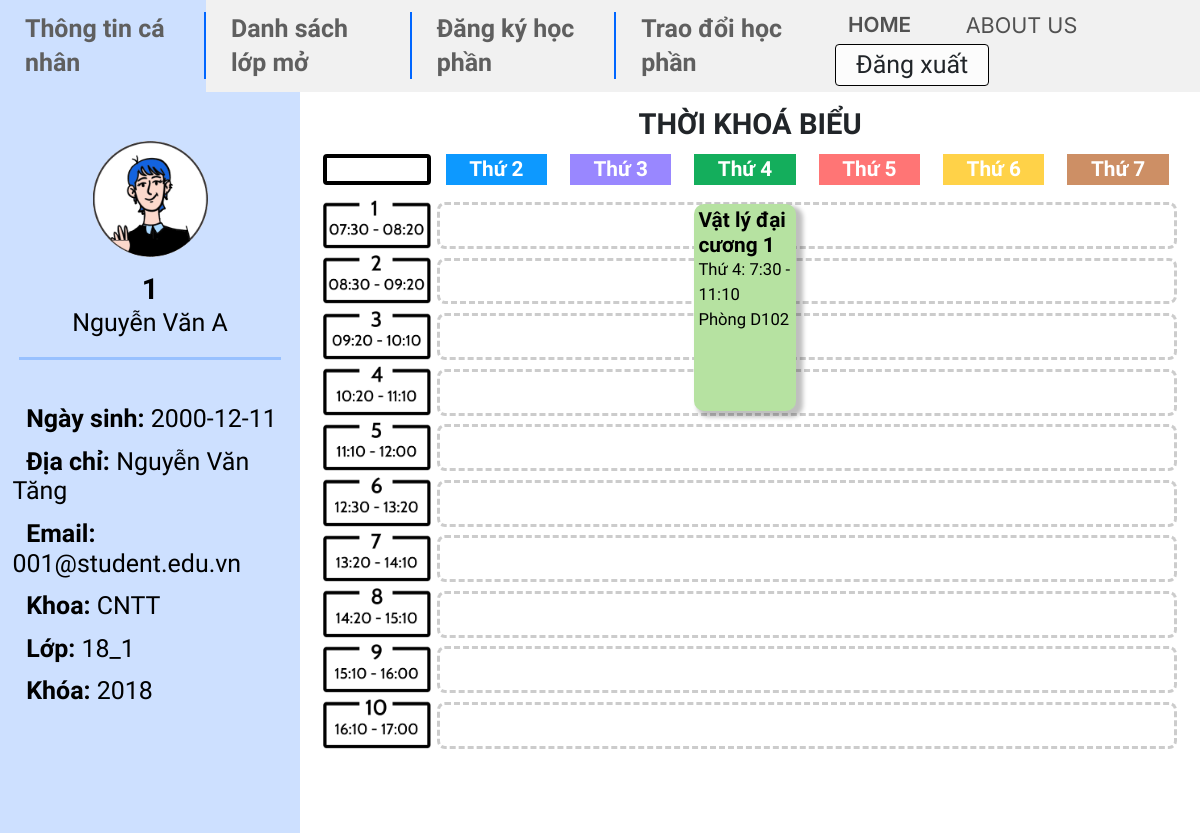
Screenshot of /mvc/views/ProfilePage.php (signed in) with the database file from the repository.
### tables this page shows
CREATE TABLE `student` (
  `ID` int(11) NOT NULL,
  `username` varchar(45) NOT NULL,
  `password` varchar(100) NOT NULL,
  `faculty` int(11) NOT NULL,
  `class` int(11) NOT NULL,
  `school_year` year(4) NOT NULL,
  `fullname` varchar(100) NOT NULL,
  `email` varchar(45) NOT NULL,
  `address` varchar(100) DEFAULT NULL,
  `date_of_birth` date DEFAULT NULL,
  `max_credits` int(11) NOT NULL
);

CREATE TABLE `faculty` (
  `ID` int(11) NOT NULL,
  `name` varchar(100) NOT NULL
);

CREATE TABLE `class` (
  `ID` int(11) NOT NULL,
  `name` varchar(45) NOT NULL,
  `school_year` year(4) NOT NULL,
  `faculty` int(11) NOT NULL
);

CREATE TABLE `course` (
  `ID` int(11) NOT NULL,
  `name` varchar(100) NOT NULL,
  `credits` int(11) NOT NULL,
  `faculty` int(11) DEFAULT NULL
);

CREATE TABLE `available_course_info` (
  `period_id` int(11) NOT NULL,
  `course_id` int(11) NOT NULL,
  `class_id` int(11) NOT NULL,
  `room` varchar(45) NOT NULL,
  `max_student` int(11) NOT NULL,
  `start_period` int(11) NOT NULL,
  `end_period` int(11) NOT NULL,
  `start_date` datetime DEFAULT NULL,
  `day` int(11) DEFAULT NULL
);

### mvc/views/ProfilePage.php (the view, shortened to what this page needs)
<?php
include "../config/db_connect.php";
$sql = "select s.fullname, s.school_year, s.email, s.address, s.date_of_birth, f.name as f_name, c.name as cl_name
from student s inner join faculty f on s.faculty = f.ID
inner join class c on s.class = c.ID
where s.ID = " . $_SESSION['student_id'];
$query = $conn->query($sql);
$query->setFetchMode(PDO::FETCH_ASSOC);
$row = $query->fetch();
$sql2 = "select c.name as name, aci.day, hour(sc1.start_time) sh, minute(sc1.start_time) sm, hour(sc2.end_time) eh, minute(sc2.end_time) em, aci.room
from enrollment e inner join available_course_info aci on e.period_id = aci.period_id and e.course_id = aci.course_id and e.class_id = aci.class_id
inner join course c on e.course_id = c.ID
inner join schedule sc1 on aci.start_period = sc1.period
inner join schedule sc2 on aci.end_period = sc2.period
where e.period_id = 1 and e.student_id = " . $_SESSION['student_id'] . " order by aci.day asc";
function visualize_schedule($rowdata, $day) {
  $n = count($rowdata);
  for ($i = 0; $i < $n; $i++) {
    if ($rowdata[$i]['day'] == $day) {
      echo '
        <div
          class="session session-'. ($day - 1) * 2 - 1 . ' track-'. $day - 1 .'"
          style="grid-column: track-' . $day - 1 . '; grid-row: time-'. sprintf("%02d", $rowdata[$i]["sh"]) .''. sprintf("%02d", $rowdata[$i]["sm"]). ' / time-'.sprintf("%02d", $rowdata[$i]["eh"]).''.sprintf("%02d", $rowdata[$i]["em"]).'
          "
        >
        <h3 class="session-title">'. $rowdata[$i]["name"] . '</h3>
        <span class="session-time">Thứ '. $rowdata[$i]["day"] .': ' .$rowdata[$i]["sh"] .':' . $rowdata[$i]["sm"] .' - '. $rowdata[$i]["eh"] .':' . $rowdata[$i]["em"] .'</span>
        <span class="session-room">Phòng '. $rowdata[$i]["room"] .' </span>
      </div>
      ';
    }
  }
}
?>
<!DOCTYPE html>
<html lang="en">
  <head>
    <link href="https://cdn.jsdelivr.net/npm/bootstrap@5.2.3/dist/css/bootstrap.min.css" rel="stylesheet"/>
    <link href="../../public/css/ProfilePage.css" rel="stylesheet" />
  </head>
  <body>
    <div class="container-fluid h-100">
      <div class="row h-100">
        <div class="col-3 bg-primary">
          <img src="../../public/img/avatar_Profile.png" class="avatar"/>
          <h2 class="text-center MSSV"><?php echo $_SESSION['student_id']; ?></h2>
          <h3 class="text-center StName"><?php echo $row['fullname'];?></h3>
          <hr class="split-line" />
          <div class="container info-container">
            <span class="info-title">Ngày sinh: </span>
            <span class="info"><?php echo $row['date_of_birth'];?></span>
            <br /><br />
            <span class="info-title">Địa chỉ: </span>
            <span class="info"><?php echo $row['address'] ;?></span>
            <br /><br />
            <span class="info-title">Email: </span>
            <span class="info"><?php echo $row['email'] ;?></span>
            <br /><br />
            <span class="info-title">Khoa: </span>
            <span class="info"><?php echo $row['f_name'] ;?></span>
            <br /><br />
            <span class="info-title">Lớp: </span>
            <span class="info"><?php echo $row['cl_name'] ;?></span>
            <br /><br />
            <span class="info-title">Khóa: </span>
            <span class="info"><?php echo $row['school_year'] ;?></span>
            <br /><br />
          </div>
        </div>
        <?php
          $query = $conn->query($sql2);
          $query->setFetchMode(PDO::FETCH_ASSOC);
          $row = $query->fetchAll();
          ?>
        <div class="col-9">
          <div class="container-schedule" style="max-height: calc(100vh-7rem);">
            <h2 class="schedule-heading">THỜI KHOÁ BIỂU</h2>
            <div class="schedule" aria-labelledby="schedule-heading">
              <span
                class="track-slot-empty"
                aria-hidden="true"
                style="grid-row: tracks"
              ></span>
              <span
                class="track-slot1"
                aria-hidden="true"
                style="grid-column: track-1; grid-row: tracks"
                >Thứ 2</span
              >
              <span
                class="track-slot2"
                aria-hidden="true"
                style="grid-column: track-2; grid-row: tracks"
                >Thứ 3</span
              >
              <span
                class="track-slot3"
                aria-hidden="true"
                style="grid-column: track-3; grid-row: tracks"
                >Thứ 4</span
              >
              <span
                class="track-slot4"
                aria-hidden="true"
                style="grid-column: track-4; grid-row: tracks"
                >Thứ 5</span
              >
              <span
                class="track-slot5"
                aria-hidden="true"
                style="grid-column: track-5; grid-row: tracks"
                >Thứ 6</span
              >
              <span
                class="track-slot6"
                aria-hidden="true"
                style="grid-column: track-6; grid-row: tracks"
                >Thứ 7</span
              >
              <img src="../../public/img/Tiet1.png" alt="" class="time-slot" style="grid-row: time-0730">
              <img src="../../public/img/Tiet2.png" alt="" class="time-slot" style="grid-row: time-0830">
              <img src="../../public/img/Tiet3.png" alt="" class="time-slot" style="grid-row: time-0920">
              <img src="../../public/img/Tiet4.png" alt="" class="time-slot" style="grid-row: time-1020">
              <img src="../../public/img/Tiet5.png" alt="" class="time-slot" style="grid-row: time-1110">
              <img src="../../public/img/Tiet6.png" alt="" class="time-slot" style="grid-row: time-1230">
              <img src="../../public/img/Tiet7.png" alt="" class="time-slot" style="grid-row: time-1320">
              <img src="../../public/img/Tiet8.png" alt="" class="time-slot" style="grid-row: time-1420">
              <img src="../../public/img/Tiet9.png" alt="" class="time-slot" style="grid-row: time-1510">
              <img src="../../public/img/Tiet10.png" alt="" class="time-slot" style="grid-row: time-1610">
              <div
                class="session track-bg"
                style="
                  grid-column: track-1-start / track-6-end;
                  grid-row: time-0730 / time-0830;
                "
              ></div>
              <div
                class="session track-bg"
                style="
                  grid-column: track-1-start / track-6-end;
                  grid-row: time-0830 / time-0920;
                "
              ></div>
              <div
                class="session track-bg"
                style="
                  grid-column: track-1-start / track-6-end;
                  grid-row: time-0920 / time-1020;
                "
              ></div>
              <div
                class="session track-bg"
                style="
                  grid-column: track-1-start / track-6-end;
                  grid-row: time-1020 / time-1110;
                "
              ></div>
              <div
                class="session track-bg"
                style="
                  grid-column: track-1-start / track-6-end;
                  grid-row: time-1110 / time-1230;
                "
              ></div>
              <div
                class="session track-bg"
                style="
                  grid-column: track-1-start / track-6-end;
                  grid-row: time-1230 / time-1320;
                "
              ></div>
              <div
                class="session track-bg"
                style="
                  grid-column: track-1-start / track-6-end;
                  grid-row: time-1320 / time-1420;
                "
              ></div>
              <div
                class="session track-bg"
                style="
                  grid-column: track-1-start / track-6-end;
                  grid-row: time-1420 / time-1510;
                "
              ></div>
              <div
                class="session track-bg"
                style="
                  grid-column: track-1-start / track-6-end;
                  grid-row: time-1510 / time-1610;
                "
              ></div>
              <div
                class="session track-bg"
                style="
                  grid-column: track-1-start / track-6-end;
                  grid-row: time-1610;
                "
              ></div>
              <?php visualize_schedule($row, 4);?>
            </div>
          </div>
        </div>
      </div>
    </div>
  </body>
</html>

### public/css/ProfilePage.css (style rules this page uses)
.bg-secondary { background-color: #f1f1f1!important; }
.bg-primary { background-color: #cde0ff !important; }
.avatar { display: block; width: 40%; max-width: 300px; margin-top: 6rem; margin-left: auto; margin-right: auto; margin-bottom: 1.8rem; }
.MSSV { color: black; font-family: "Cabin", sans-serif; font-weight: 700; font-size: 3.5rem; margin-bottom: 0.1rem; }
.StName { color: black; font-family: "Cabin", sans-serif; font-weight: 400; font-size: 3rem; line-height: 3.6rem; margin-bottom: 2.3rem; }
.split-line { height: 3px; margin: 0px 1.5rem 5.3rem 1.5rem; color: #0066ff; background-color: #0066ff; }
.info-title { color: black; font-family: "Cabin", sans-serif; font-weight: 600; font-size: 3rem; line-height: 3.6rem; margin-left: 5%; }
.info { color: black; font-family: "Cabin", sans-serif; font-weight: 400; font-size: 3rem; line-height: 3.6rem; }
.info-container { margin: 0 auto; }
.row .col-3 { max-width: 800px; overflow: hidden; overflow-wrap: break-word; }
.row .col-9 { max-width: 3000px; }
@media screen and (min-width: 850px) { .schedule-heading { font-size: 5rem; line-height: 6rem; margin-top: 3rem; } }
@media screen and (min-width: 850px) { .schedule { margin: 0 2rem; display: grid; grid-gap: 0.75rem; grid-template-rows: [tracks] auto [time-0730] 1fr [time-0830] 1fr [time-0920] 1fr [time-1020] 1fr [time-1110] 1fr [time-1230] 1fr [time-1320] 1fr [time-1420] 1fr [time-1510] 1fr [time-1610] 1fr; grid-template-columns: [times] 13rem [track-1-start] 1fr [track-1-end track-2-start] 1fr [track-2-end track-3-start] 1fr [track-3-end track-4-start] 1fr [track-4-end track-5-start] 1fr [track-5-end track-6-start] 1fr [track-6-end]; } }
@media screen and (min-width: 850px) { .time-slot { object-fit: cover; width: 100%; max-height: 100%; } }
.time-slot { grid-column: times; }
.track-slot1, .track-slot2, .track-slot3, .track-slot4, .track-slot5, .track-slot6 { display: none; }
.schedule-heading { width: 100%; text-align: center; font-family: "Cabin", sans-serif; font-weight: 700; font-size: 3.5rem; line-height: 4rem; margin-top: 2rem; }
.session { overflow: hidden; margin-bottom: 1rem; padding: 0.5rem; border-radius: 2px; font-size: 1.4rem; }
.session-time, .session-room { display: block; font-family: "Cabin"; font-weight: 400; font-size: 2rem; color: black; }
.session-title, .time-slot { margin: 0; }
.session-title { display: block; font-family: "Cabin"; font-weight: 600; font-size: 2.5rem; color: black; }
.track-3 { margin: 0.5rem 1rem !important; box-shadow: 5px 4px 4px 2px rgba(0, 0, 0, 0.25); border-radius: 10px; background-color: #b6e2a1; color: black; }
.track-bg { margin-top: 0.3rem !important; border-color: rgba(0, 0, 0, 0.2); border-radius: 8px; border-style: dashed; display: flex; }
body { height: calc(100vh - 7rem) !important; font-family: "Cabin", sans-serif; font-weight: 400; }
@media screen and (max-width: 2399px) { html { font-size: 62.5% !important; } }
@media screen and (max-width: 1699px) { html { font-size: 52% !important; } }

### mvc/views/ProfilePage.php (style rules this page uses)
.nav-item.profile { background-color: #cde0ff !important; }

### rows the page displays
student: fullname "Nguyễn Văn A", date_of_birth "2000-12-11", address "Nguyễn Văn Tăng", email "001@student.edu.vn", faculty.name "CNTT", class.name "18_1", school_year "2018"
course: name "Vật lý đại cương 1", available_course_info.day "4", sh "7", sm "30", eh "11", em "10", available_course_info.room "D102"

### other values shown
$_SESSION['student_id'] "1"
